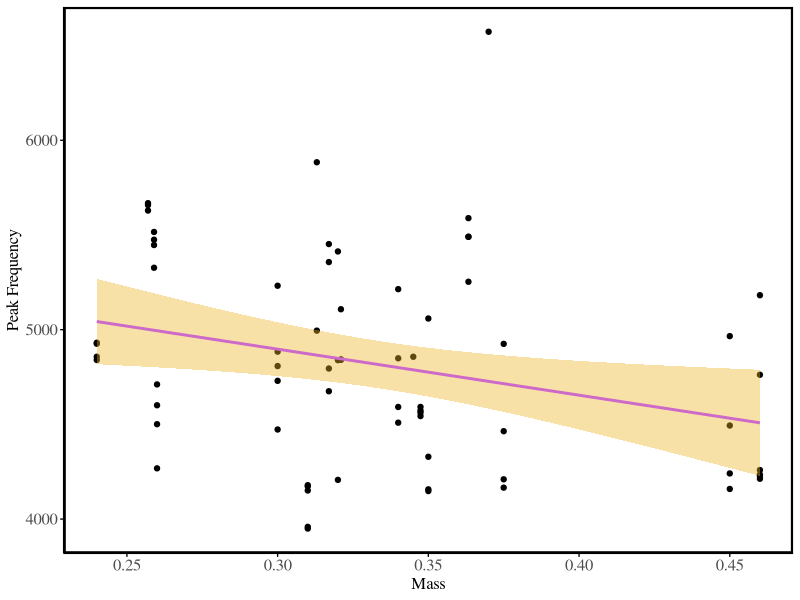

Source code (R):
## ---- chunk 1
knitr::opts_chunk$set(echo = TRUE)
## ---- chunk 2
data <- read.csv("Week7_data.csv")
## ---- chunk 3
data$BL[1]
## ---- chunk 4
data$BL[1]
## ---- chunk 5
data$BL[1]
## ---- chunk 6
library(tidyverse)

my_theme <- function() {
  theme_minimal(base_size = 10, base_family = "serif") +
    theme(
      panel.border = element_rect(color = "black", linewidth = 1.5, fill = NA),
      panel.grid.major = element_blank(),
      panel.grid.minor = element_blank(),
      plot.background = element_blank(),
      panel.background = element_blank(),
      axis.line = element_line(color = "black"),
      axis.ticks = element_line(color = "black"),
      axis.title = element_text(size = 12),
      axis.text = element_text(size = 12) 
    )
}
my_colours = c("aquamarine3", "coral", "orchid3", "slateblue2", "goldenrod2")

# Plot
ggplot(data, aes(x = Mass, y = freq)) +
  geom_point()+
  geom_smooth(method= "lm", se = TRUE, color = "orchid3", fill = "goldenrod2") +
  labs(x = "Mass", y = "Peak Frequency") +
  my_theme()
## ---- chunk 7
mass_freq_model <- lm(freq ~ Mass, data = data)
summary(mass_freq_model)
## ---- chunk 8
mass_freq_model <- lm(freq ~ Mass, data = data)
model_summary <- summary(mass_freq_model)

# extract everything from the model summary
intercept <- model_summary$coefficients[1,1]
slope <- model_summary$coefficients[2,1]

adj_r2 <- model_summary$adj.r.squared
rounded_adj_r2 <- round(adj_r2, 3)

# F-statistic and p-value
f_value <- model_summary$fstatistic[1]
p_value <- model_summary$coefficients[2,4] 

# print them out
intercept
slope
rounded_adj_r2
f_value
p_value
## ---- chunk 9
mass_freq_stats <- data.frame( # make a data.frame
  Intercept = intercept, # column name and the variable
  Slope = slope,
  R2 = rounded_adj_r2,
  F_value = f_value,
  P_value = p_value
)
mass_freq_stats
## ---- chunk 10
for (i in 1:3){ # for iterator in list of things to iterate across
  print(i) # the task you want it to do
}
## ---- chunk 11
dependent_variables <- c("chirp", "freq")

# make an empty data.frame to save your results in
results <- data.frame(
  Variable = character(),
  Slope = numeric()
)

for (variable in dependent_variables) {
  
  # We can't just say "variable" in our formula because R will take it literally
  # instead we can try building it as a formula and then feeding it in
  # there are many other ways to do it too, but this one works
  formula <- reformulate("Mass", response = variable)
  
  # Fit model
  model <- lm(formula, data = data)
  summary_model <- summary(model)
  
  # Extract statistics like we did above
  slope <- coef(model)[2]
  
  # Add row to results using 'rbind' (literally row bind -- bind the rows together)
  results <- rbind(results, data.frame(
    Variable = variable,
    Slope = slope
  ))
}
results
## ---- chunk 12
for (i in 1:nrow(results)){
  output <- results[i,]
  variable <- output$Variable
  valence <- ifelse(output$Slope>0, "positive", "negative")

  print(paste0("The relationship between Mass and ", variable, " is ", valence, "."))
}
